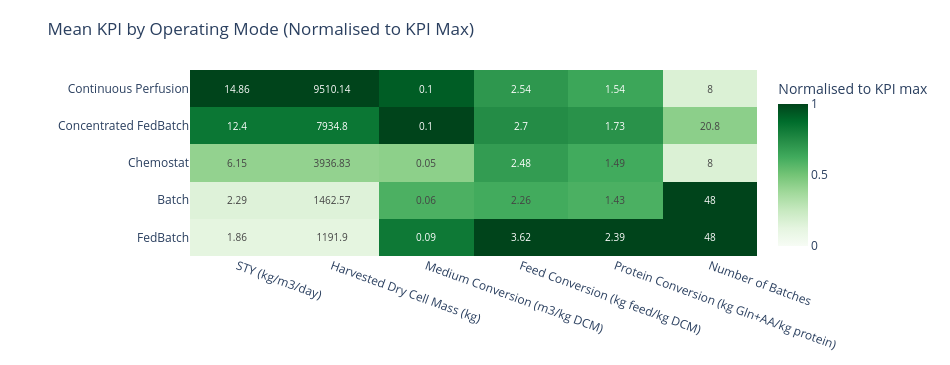

This figure's notebook cell:
### Markdown cell above
### 5.2 Mean KPI heatmap by operating mode

The heatmap uses the same aggregated `campaign_summary_table` and displays mean KPI values per operating mode.

### Code cell
# Heatmap of mean KPI values per operating mode, with optional normalization and annotations
import numpy as np
import plotly.graph_objects as go

if "campaign_summary_table" not in globals():
    raise ValueError("Run the campaign summary-table cell first.")

if "mode_order" not in globals() or not mode_order:
    raise ValueError("Run the shared plotting data initialization cell first.")

# Reuse same campaign filter convention as the lollipop overview
CAMPAIGN_FILTER = [CAMPAIGN_LABEL]
plot_tbl = campaign_summary_table.copy()
if CAMPAIGN_FILTER:
    plot_tbl = plot_tbl[plot_tbl["campaign"].isin(CAMPAIGN_FILTER)].copy()

if plot_tbl.empty:
    raise ValueError("No rows available after campaign filtering.")

kpi_order = [k for k in MAIN_KPIS if k in plot_tbl["kpi"].unique()]
if not kpi_order:
    raise ValueError("No matching KPI rows found in campaign_summary_table.")

# Reuse the mode ordering determined in the shared plotting initialization cell
mode_group_order = []
for m in mode_order:
    cm = canonical_mode(m)
    if cm not in mode_group_order:
        mode_group_order.append(cm)
mode_group_order = [m for m in mode_group_order if m in plot_tbl["mode_group"].astype(str).unique()]

# Pivot means to matrix: rows = operating mode, columns = KPI
heat_df = (
    plot_tbl[plot_tbl["kpi"].isin(kpi_order)]
    .pivot_table(index="mode_group", columns="kpi", values="mean_value", aggfunc="mean", observed=False)
    .reindex(index=mode_group_order, columns=kpi_order)
)

# Format values without scientific notation
def format_no_sci(v: float, max_decimals: int = 6) -> str:
    if pd.isna(v):
        return ""
    s = np.format_float_positional(float(v), precision=max_decimals, trim='-')
    if "." in s:
        s = s.rstrip("0").rstrip(".")
    return s

# Keep annotation as original mean values (no scientific notation)
text_vals = heat_df.map(lambda v: format_no_sci(v, max_decimals=2)).values

# Normalize per KPI column against a zero baseline and the observed column maximum
NORMALIZE_WITHIN_KPI = True
if NORMALIZE_WITHIN_KPI:
    heat_for_color = heat_df.divide(heat_df.max().replace(0, 1), axis=1)
    colorbar_title = "Normalised to KPI max"
else:
    heat_for_color = heat_df.copy()
    colorbar_title = "Mean KPI value"

x_labels = [KPI_LABELS_MAIN.get(k, k) for k in heat_df.columns]
y_labels = [str(v) for v in heat_df.index]

fig_hm = go.Figure(
    data=go.Heatmap(
        z=heat_for_color.values,
        x=x_labels,
        y=y_labels,
        text=text_vals,
        texttemplate="%{text}",
        textfont={"size": 10},
        colorscale="greens",
        zmin=0.0 if NORMALIZE_WITHIN_KPI else None,
        zmax=1.0 if NORMALIZE_WITHIN_KPI else None,
        colorbar={"title": colorbar_title},
        hovertemplate=(
            "<b>%{y}</b><br>"
            + "%{x}<br>"
            + "Value: %{text}<extra></extra>"
        ),
    )
)

fig_hm.update_layout(
    template="plotly_white",
    title="Mean KPI by Operating Mode (Normalised to KPI Max)",
    width=950,
    height=max(360, 90 + 55 * len(y_labels)),
    margin=dict(l=190, r=40, t=70, b=70),
)

fig_hm.update_xaxes(tickangle=20)
fig_hm.show()

### Figure 1 — Plotly figure (JSON) as saved in the notebook; plotly's stock layout.template omitted (floating-point values rounded to 4 significant figures)
{"data": [{"colorbar": {"title": {"text": "Normalised to KPI max"}}, "colorscale": [[0, "rgb(247,252,245)"], [0.125, "rgb(229,245,224)"], [0.25, "rgb(199,233,192)"], [0.375, "rgb(161,217,155)"], [0.5, "rgb(116,196,118)"], [0.625, "rgb(65,171,93)"], [0.75, "rgb(35,139,69)"], [0.875, "rgb(0,109,44)"], [1, "rgb(0,68,27)"]], "hovertemplate": "<b>%{y}</b><br>%{x}<br>Value: %{text}<extra></extra>", "text": [["1.86", "1191.9", "0.09", "3.62", "2.39", "48"], ["2.29", "1462.57", "0.06", "2.26", "1.43", "48"], ["6.15", "3936.83", "0.05", "2.48", "1.49", "8"], ["12.4", "7934.8", "0.1", "2.7", "1.73", "20.8"], ["14.86", "9510.14", "0.1", "2.54", "1.54", "8"]], "textfont": {"size": 10}, "texttemplate": "%{text}", "type": "heatmap", "x": ["STY (kg/m3/day)", "Harvested Dry Cell Mass (kg)", "Medium Conversion (m3/kg DCM)", "Feed Conversion (kg feed/kg DCM)", "Protein Conversion (kg Gln+AA/kg protein)", "Number of Batches"], "y": ["FedBatch", "Batch", "Chemostat", "Concentrated FedBatch", "Continuous Perfusion"], "z": [[0.1253, 0.1253, 0.8232, 1.0, 1.0, 1.0], [0.1538, 0.1538, 0.5988, 0.6228, 0.6013, 1.0], [0.414, 0.414, 0.4315, 0.6836, 0.6251, 0.1667], [0.8344, 0.8344, 1.0, 0.7447, 0.7237, 0.4333], [1.0, 1.0, 0.9247, 0.7021, 0.6446, 0.1667]], "zmax": 1, "zmin": 0}], "layout": {"height": 365, "margin": {"b": 70, "l": 190, "r": 40, "t": 70}, "title": {"text": "Mean KPI by Operating Mode (Normalised to KPI Max)"}, "width": 950, "xaxis": {"tickangle": 20}}}
